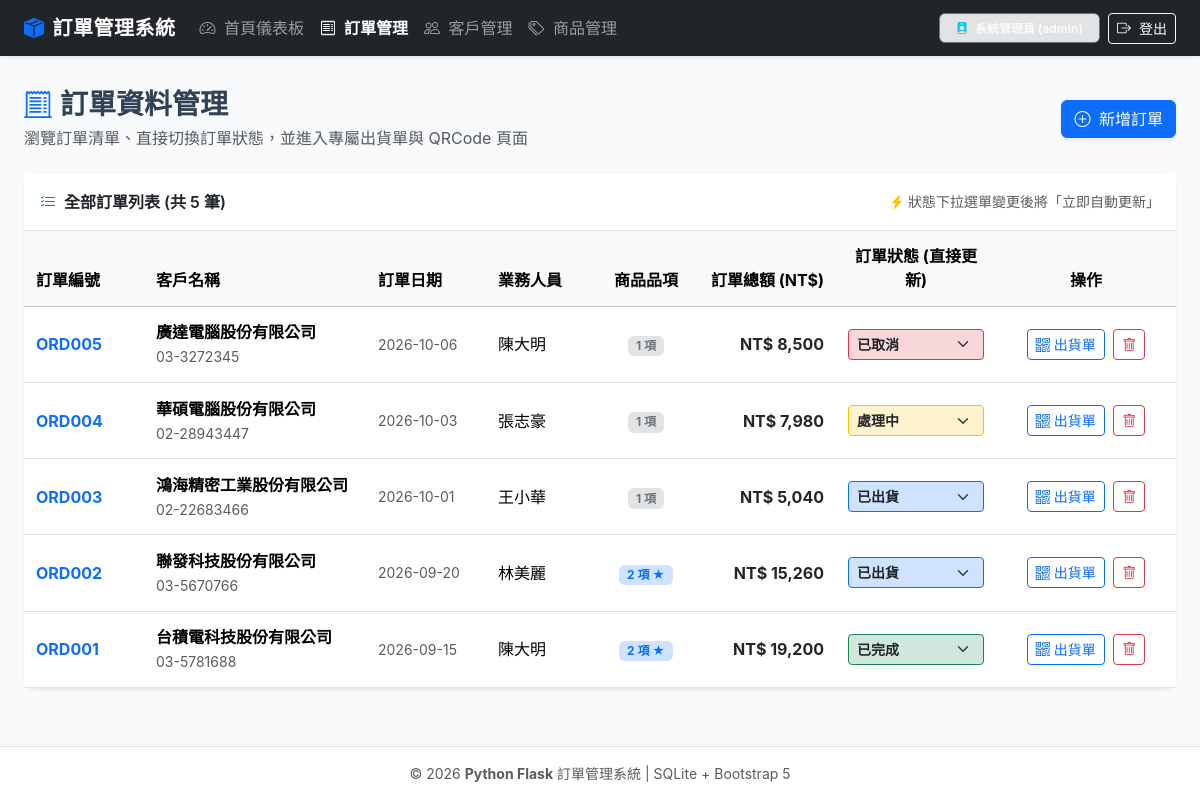
Screenshot of /orders (signed in) with the database file from the repository.
### tables this page shows
CREATE TABLE orders (
        order_id TEXT PRIMARY KEY,
        customer_id TEXT NOT NULL,
        order_date TEXT NOT NULL,
        status TEXT NOT NULL CHECK (status IN ('處理中', '已出貨', '已完成', '已取消')),
        salesperson TEXT NOT NULL,
        FOREIGN KEY (customer_id) REFERENCES customer (customer_id)
            ON UPDATE CASCADE
            ON DELETE RESTRICT
    );

### app.py (the view)
@app.route("/orders")
@login_required
def orders_list():
    db = get_db()
    orders = db.execute("""
        SELECT
            o.order_id,
            o.customer_id,
            c.name AS customer_name,
            c.phone AS customer_phone,
            c.address AS customer_address,
            o.order_date,
            o.status,
            o.salesperson,
            COUNT(oi.product_id) AS item_count,
            COALESCE(SUM(oi.quantity * oi.unit_price), 0) AS total_amount
        FROM orders o
        JOIN customer c ON o.customer_id = c.customer_id
        LEFT JOIN order_item oi ON o.order_id = oi.order_id
        GROUP BY o.order_id
        ORDER BY o.order_date DESC, o.order_id DESC;
    """).fetchall()
    return render_template("orders.html", orders=orders)

### app.py (called while the page is built)
def get_db():
    if "db" not in g:
        if not os.path.exists(DB_PATH):
            print(f"[*] 偵測到資料庫不存在，自動執行初始化: {DB_PATH}")
            init_database(DB_PATH)
        g.db = sqlite3.connect(DB_PATH)
        g.db.row_factory = sqlite3.Row
        g.db.execute("PRAGMA foreign_keys = ON;")
    return g.db

def login_required(f):
    @wraps(f)
    def decorated_function(*args, **kwargs):
        if "user" not in session:
            flash("請先以管理員身分登入系統以進行維護操作！", "warning")
            return redirect(url_for("login", next=request.url))
        return f(*args, **kwargs)
    return decorated_function

### templates/orders.html (shortened to what this page needs)
{% extends "base.html" %}
{% block content %}
<div class="d-flex justify-content-between align-items-center mb-4 flex-wrap gap-2">
    <div>
        <h3 class="fw-bold mb-1"><i class="bi bi-receipt-cutoff text-primary me-2"></i>訂單資料管理</h3>
        <p class="text-muted mb-0">瀏覽訂單清單、直接切換訂單狀態，並進入專屬出貨單與 QRCode 頁面</p>
    </div>
    <div>
        <a href="{{ url_for('order_new') }}" class="btn btn-primary shadow-sm">
            <i class="bi bi-plus-circle me-1"></i> 新增訂單
        </a>
    </div>
</div>
<div class="card shadow-sm border-0">
    <div class="card-header bg-white py-3 border-bottom d-flex justify-content-between align-items-center">
        <span class="fw-semibold text-dark"><i class="bi bi-list-check me-2 text-primary"></i>全部訂單列表 (共 {{ orders|length }} 筆)</span>
        <span class="text-muted small"><i class="bi bi-lightning-charge-fill text-warning me-1"></i>狀態下拉選單變更後將「立即自動更新」</span>
    </div>
    <div class="card-body p-0">
        <div class="table-responsive">
            <table class="table table-hover align-middle mb-0">
                <thead class="table-light">
                    <tr>
                        <th style="width: 120px;">訂單編號</th>
                        <th>客戶名稱</th>
                        <th style="width: 120px;">訂單日期</th>
                        <th style="width: 110px;">業務人員</th>
                        <th class="text-center" style="width: 100px;">商品品項</th>
                        <th class="text-end" style="width: 140px;">訂單總額 (NT$)</th>
                        <th style="width: 160px;" class="text-center">訂單狀態 (直接更新)</th>
                        <th style="width: 180px;" class="text-center">操作</th>
                    </tr>
                </thead>
                <tbody>
                    {% for o in orders %}
                    <tr>
                        <td class="fw-bold">
                            <a href="{{ url_for('order_detail', order_id=o.order_id) }}" class="text-decoration-none">
                                {{ o.order_id }}
                            </a>
                        </td>
                        <td>
                            <div class="fw-semibold">{{ o.customer_name }}</div>
                            <small class="text-muted">{{ o.customer_phone or o.customer_address }}</small>
                        </td>
                        <td class="text-muted small">{{ o.order_date }}</td>
                        <td>{{ o.salesperson }}</td>
                        <td class="text-center">
                            {% if o.item_count > 1 %}
                                <span class="badge bg-primary-subtle text-primary fw-bold" title="包含多項商品">
                                    {{ o.item_count }} 項 ★
                                </span>
                            {% elif o.item_count == 1 %}
                                <span class="badge bg-secondary-subtle text-secondary">1 項</span>
                            {% else %}
                                <span class="badge bg-danger-subtle text-danger">0 項 (草稿)</span>
                            {% endif %}
                        </td>
                        <td class="text-end fw-bold text-dark">
                            NT$ {{ "{:,}".format(o.total_amount|int) }}
                        </td>
                        <td class="text-center">
                            <form action="{{ url_for('order_update_status', order_id=o.order_id) }}" method="POST" class="d-inline">
                                <select name="status"
                                        class="form-select form-select-sm fw-bold badge-select-status"
                                        data-current="{{ o.status }}"
                                        onchange="this.form.submit()"
                                        title="點擊直接變更訂單狀態">
                                    <option value="處理中" {% if o.status == '處理中' %}selected{% endif %}>處理中</option>
                                    <option value="已出貨" {% if o.status == '已出貨' %}selected{% endif %}>已出貨</option>
                                    <option value="已完成" {% if o.status == '已完成' %}selected{% endif %}>已完成</option>
                                    <option value="已取消" {% if o.status == '已取消' %}selected{% endif %}>已取消</option>
                                </select>
                            </form>
                        </td>
                        <td class="text-center">
                            <a href="{{ url_for('order_detail', order_id=o.order_id) }}" class="btn btn-sm btn-outline-primary me-1" title="專屬出貨單 & QRCode">
                                <i class="bi bi-qr-code me-1"></i>出貨單
                            </a>
                            <form action="{{ url_for('order_delete', order_id=o.order_id) }}" method="POST" class="d-inline" onsubmit="return confirm('確定要刪除訂單 {{ o.order_id }} 及其所有明細嗎？此操作無法還原。');">
                                <button type="submit" class="btn btn-sm btn-outline-danger" title="刪除訂單">
                                    <i class="bi bi-trash"></i>
                                </button>
                            </form>
                        </td>
                    </tr>
                    {% else %}
                    <tr>
                        <td colspan="8" class="text-center py-4 text-muted">目前暫無訂單記錄</td>
                    </tr>
                    {% endfor %}
                </tbody>
            </table>
        </div>
    </div>
</div>
{% endblock %}

### templates/base.html (style rules this page uses)
body { font-family: 'Noto Sans TC', -apple-system, BlinkMacSystemFont, "Segoe UI", Roboto, sans-serif; background-color: #f8fafc; color: #334155; min-height: 100vh; display: flex; flex-direction: column; }
.card { border-radius: 0.75rem; border: 1px solid rgba(0,0,0,0.06); box-shadow: 0 4px 6px -1px rgba(0,0,0,0.04), 0 2px 4px -2px rgba(0,0,0,0.03); }
.table > :not(caption) > * > * { padding: 0.85rem 0.75rem; }

### rows the page displays
orders: order_id "ORD005", customer_name "廣達電腦股份有限公司", customer_phone "03-3272345", order_date "2026-10-06", salesperson "陳大明", shows "1 項", total_amount "8,500", status "已取消"
orders: order_id "ORD004", customer_name "華碩電腦股份有限公司", customer_phone "02-28943447", order_date "2026-10-03", salesperson "張志豪", shows "1 項", total_amount "7,980", status "處理中"
orders: order_id "ORD003", customer_name "鴻海精密工業股份有限公司", customer_phone "02-22683466", order_date "2026-10-01", salesperson "王小華", shows "1 項", total_amount "5,040", status "已出貨"
orders: order_id "ORD002", customer_name "聯發科技股份有限公司", customer_phone "03-5670766", order_date "2026-09-20", salesperson "林美麗", item_count "2", total_amount "15,260", status "已出貨"
orders: order_id "ORD001", customer_name "台積電科技股份有限公司", customer_phone "03-5781688", order_date "2026-09-15", salesperson "陳大明", item_count "2", total_amount "19,200", status "已完成"

### other values shown
{{ session.get('display_name', '管理員') }} "系統管理員"
{{ session.get('user') }} "admin"
{{ orders|length }} "5"
